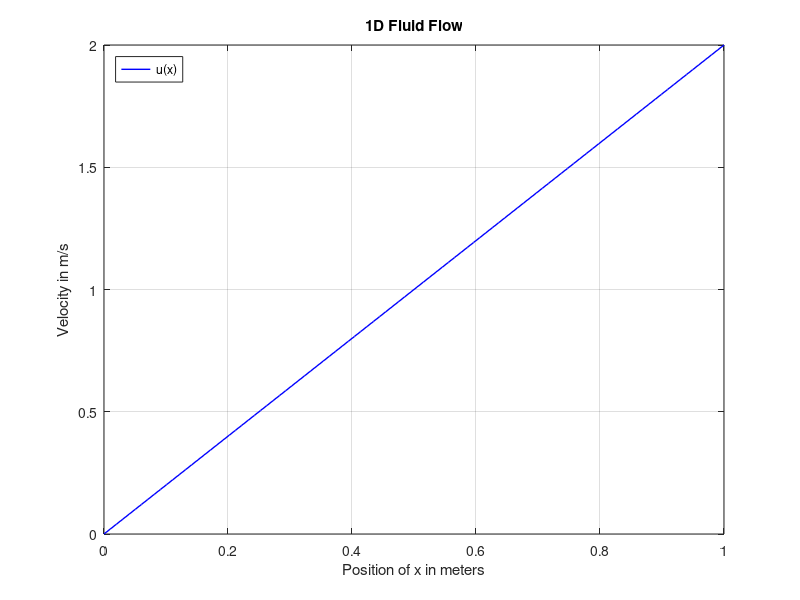

This chart was generated by the following MATLAB code:
L = 1;
Nx = 100;
Umax = 2;

x = linspace (0, L, Nx);
u = Umax * x /L;

figure;
plot (x, u, 'b-', 'LineWidth', 1);
grid on;
title ('1D Fluid Flow');
xlabel ('Position of x in meters')
ylabel ('Velocity in m/s')

xlim ([0 L]);
ylim ([0 Umax]);
legend ('u(x)', 'Location', 'NorthWest');
saveas (gcf, 'prob1.png');
